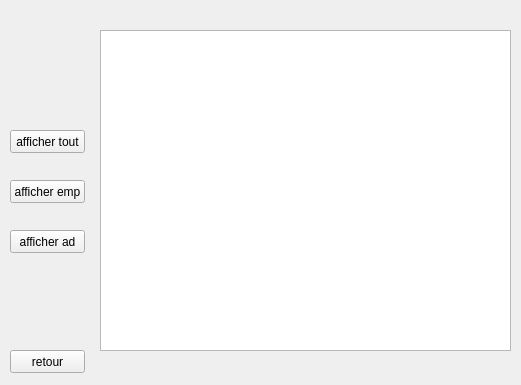
<?xml version="1.0" encoding="UTF-8"?>
<ui version="4.0">
 <class>affichage</class>
 <widget class="QWidget" name="affichage">
  <property name="geometry">
   <rect>
    <x>0</x>
    <y>0</y>
    <width>521</width>
    <height>385</height>
   </rect>
  </property>
  <property name="windowTitle">
   <string>Form</string>
  </property>
  <widget class="QTableView" name="tableView">
   <property name="geometry">
    <rect>
     <x>100</x>
     <y>30</y>
     <width>411</width>
     <height>321</height>
    </rect>
   </property>
  </widget>
  <widget class="QPushButton" name="pushButton">
   <property name="geometry">
    <rect>
     <x>10</x>
     <y>130</y>
     <width>75</width>
     <height>23</height>
    </rect>
   </property>
   <property name="text">
    <string>afficher tout</string>
   </property>
  </widget>
  <widget class="QPushButton" name="pushButton_2">
   <property name="geometry">
    <rect>
     <x>10</x>
     <y>180</y>
     <width>75</width>
     <height>23</height>
    </rect>
   </property>
   <property name="text">
    <string>afficher emp</string>
   </property>
  </widget>
  <widget class="QPushButton" name="pushButton_3">
   <property name="geometry">
    <rect>
     <x>10</x>
     <y>230</y>
     <width>75</width>
     <height>23</height>
    </rect>
   </property>
   <property name="text">
    <string>afficher ad</string>
   </property>
  </widget>
  <widget class="QPushButton" name="pushButton_4">
   <property name="geometry">
    <rect>
     <x>10</x>
     <y>350</y>
     <width>75</width>
     <height>23</height>
    </rect>
   </property>
   <property name="text">
    <string>retour</string>
   </property>
  </widget>
 </widget>
 <resources/>
 <connections/>
</ui>
